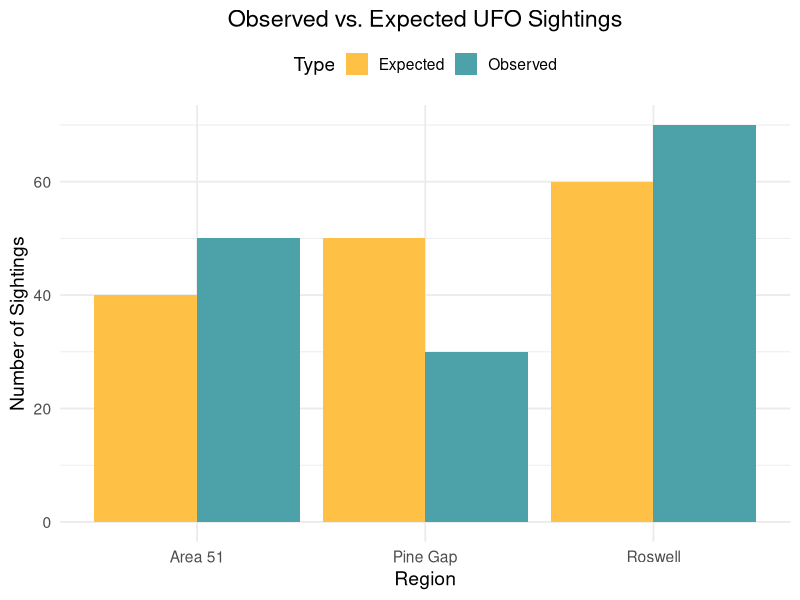

This chart was generated by the following R code:
## ---- chunk 1
# Load necessary libraries
library(ggplot2)
library(tidyverse)

# Create the data
data <- data.frame(
  Region = c("Area 51", "Roswell", "Pine Gap"),
  Type = rep(c("Observed", "Expected"), each = 3),
  Sightings = c(50, 70, 30, 40, 60, 50)
)

# Plot with ggplot2
ggplot(data, aes(x = Region, y = Sightings, fill = Type)) +
  geom_bar(stat = "identity", position = "dodge") +
  scale_fill_manual(values = c("Observed" = "#4DA1A9", "Expected" = "#FFC145")) +
  labs(
    title = "Observed vs. Expected UFO Sightings",
    x = "Region",
    y = "Number of Sightings",
    fill = "Type"
  ) +
  theme_minimal(base_size = 14) +
  theme(
    plot.title = element_text(hjust = 0.5),
    legend.position = "top"
  )
